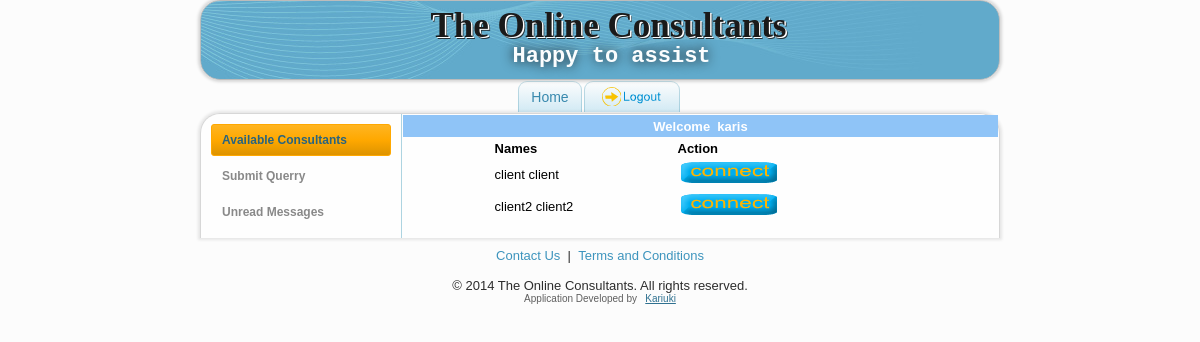
The page /clients.php (signed in) on the database its author committed.
### tables this page shows
CREATE TABLE IF NOT EXISTS `users` (
  `userid` int(11) NOT NULL AUTO_INCREMENT,
  `category` tinyint(2) NOT NULL,
  `username` varchar(20) NOT NULL,
  `password` text NOT NULL,
  `firstname` varchar(40) NOT NULL,
  `lastname` varchar(40) NOT NULL,
  `status` varchar(20) NOT NULL,
  `speciality` varchar(56) NOT NULL,
  PRIMARY KEY (`userid`)
);

### clients.php (the view, shortened to what this page needs)
<!DOCTYPE html>
<html dir="ltr" lang="en-US"><head>
    <link rel="stylesheet" href="style.css" media="screen">
    <link rel="stylesheet" href="style.responsive.css" media="all">
</head>
<body>
<div id="main">
<?php include('incls/header.php') ?>
<nav class="nav clearfix">
    <ul class="hmenu"><li><a href="#" >Home</a></li><li><li><a href="log_out.php"><img src=images/quit_1.png></a></l</ul>
    </nav>
<div class="sheet clearfix">
            <div class="layout-wrapper clearfix">
                <div class="content-layout">
                    <div class="content-layout-row">
                    <div class="layout-cell sidebar1 clearfix">
					<div class="vmenublock clearfix">
                      <div class="vmenublockcontent">
                       <ul class="vmenu"><li><a href="#" class="active">Available Consultants </a></li><li><a href="#">Submit Querry </a></li><li><a href="client_received.php">Unread Messages</a></l</ul>
                      </div>
                    </div>
				   </div>
                <div align="center">
              <table width="100%" border="0" cellpadding="1" cellspacing="1">
                  <tr>
                        <td width="358" height="20" valign="middle" bgcolor="#8FC4F7">
                         <div align="center"><b><font color="#FFFFFF">Welcome &nbsp<?php echo $_SESSION['username'];?> </font></b></div>
                        </td>
                  </tr>
               </table>
             <?php
	 	 include("incls/connector.php");
	 $query="SELECT * FROM users WHERE category ='1' and status='active'";
		  $resource=mysql_query($query,$conn);
		  echo "
		<table align=\"center\" border=\"0\" width=\"70%\">
		<tr>
		<td><b>Names</b></td> </td><td><b>Action</b></td></tr> ";
while($result=mysql_fetch_array($resource))
	{
	echo "<tr><td>".$result[4]."&nbsp".$result[5]."</td><td>
	<a href=\"reader.php?mesid=".$result[0]."\"><img border=\"0\" src=\"images/connect.png\"/></a>
	</td></tr>";
	} echo "</table>";
	 ?>
         </div>
                    </div>
                </div>
            </div>
    </div>
	<?php include("incls/footer.php") ?>
</div>
</body></html>

### rows shown on the page
users: firstname "client", lastname "client"
users: firstname "client2", lastname "client2"

### other values the page prints
$_SESSION['username'] "karis"
